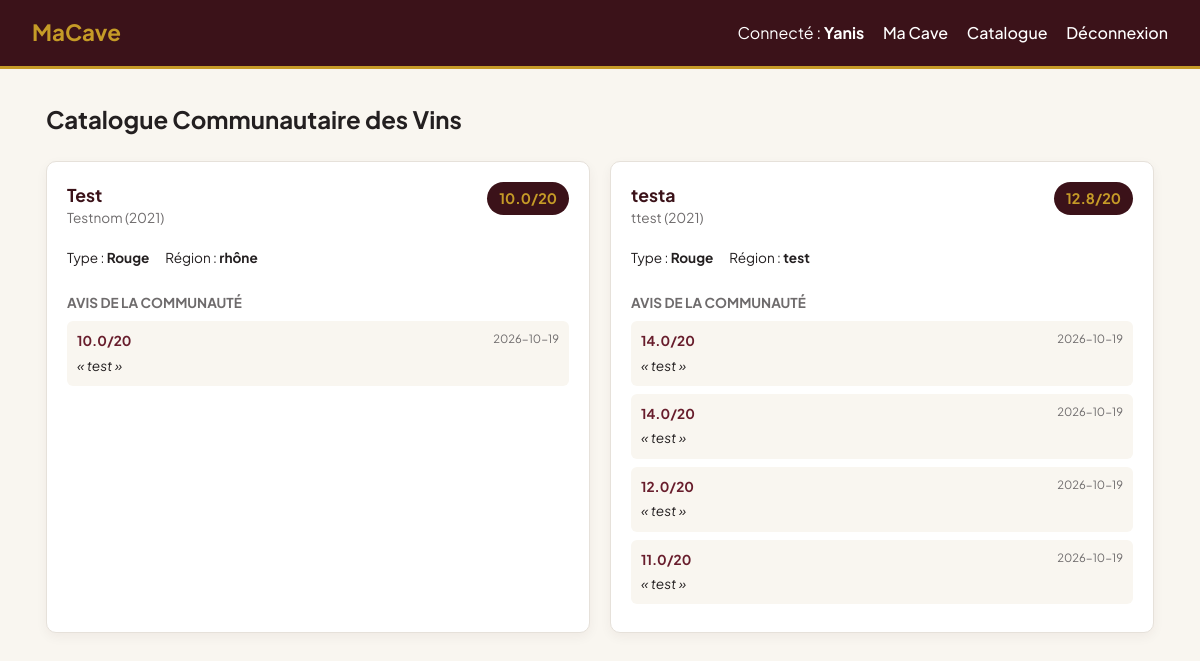
/catalogue (signed in), run on the app's committed database.
### tables this page shows
CREATE TABLE vin (
    id INTEGER PRIMARY KEY AUTOINCREMENT,
    domaine TEXT NOT NULL,
    nom_cuvee TEXT NOT NULL,
    type_vin TEXT NOT NULL CHECK(type_vin IN ('Rouge', 'Blanc', 'Rosé', 'Effervescent')),
    millesime INTEGER NOT NULL,
    region TEXT NOT NULL,
    description TEXT,
    cle_unicite TEXT UNIQUE NOT NULL
);

CREATE TABLE evaluation (
    id INTEGER PRIMARY KEY AUTOINCREMENT,
    user_id INTEGER NOT NULL,
    vin_id INTEGER NOT NULL,
    bouteille_id INTEGER UNIQUE NOT NULL,
    note REAL NOT NULL CHECK(note >= 0 AND note <= 20),
    commentaire TEXT,
    date_eval TEXT NOT NULL,
    FOREIGN KEY(user_id) REFERENCES user(id),
    FOREIGN KEY(vin_id) REFERENCES vin(id),
    FOREIGN KEY(bouteille_id) REFERENCES bouteille(id)
);

### app.py (the view)
@app.route('/catalogue')
def catalogue():
    db = get_connection()
    vins = db.execute("SELECT * FROM vin ORDER BY domaine ASC").fetchall()
    donnees = []
    for v in vins:
        evals = db.execute("SELECT note, commentaire, date_eval FROM evaluation WHERE vin_id = ?", (v['id'],)).fetchall()
        notes = [e['note'] for e in evals]
        donnees.append({
            'vin': v,
            'moyenne': VinMetier.calculer_note_moyenne(notes),
            'evaluations': evals
        })
    db.close()
    return render_template('catalogue.html', catalogue=donnees)

### app.py (called while the page is built)
@app.before_request
def verifier_session():
    routes_libres = ['login', 'register', 'static']
    if request.endpoint and request.endpoint not in routes_libres and 'user_id' not in session:
        return redirect(url_for('login'))

### database.py (called while the page is built)
def get_connection():
    conn = sqlite3.connect(DB_PATH)
    conn.row_factory = sqlite3.Row
    conn.execute("PRAGMA foreign_keys = ON;")
    return conn

### models/vin.py (called while the page is built)
    @staticmethod
    def calculer_note_moyenne(notes: List[float]) -> str:  # <--- Remplacer list[float] par List[float]
        if not notes:
            return "Non évalué"
        return f"{sum(notes) / len(notes):.1f}/20"

### templates/catalogue.html
{% extends 'base.html' %}
{% block content %}
<div class="dashboard-container">
    <h2>Catalogue Communautaire des Vins</h2>
    <div class="catalog-grid">
    {% for c in catalogue %}
        <div class="wine-card">
            <div class="wine-card-header">
                <div>
                    <h3>{{ c.vin.domaine }}</h3>
                    <p class="wine-subtitle">{{ c.vin.nom_cuvee }} ({{ c.vin.millesime }})</p>
                </div>
                <div class="rating-badge">
                    <span class="rating-val">{{ c.moyenne }}</span>
                </div>
            </div>
            <div class="wine-meta">
                <span>Type : <strong>{{ c.vin.type_vin }}</strong></span>
                <span>Région : <strong>{{ c.vin.region }}</strong></span>
            </div>
            <div class="reviews-section">
                <h4>Avis de la communauté</h4>
                <div class="reviews-list">
                {% for ev in c.evaluations %}
                    <div class="review-item">
                        <div class="review-header">
                            <span class="review-score">{{ ev.note }}/20</span>
                            <small class="review-date">{{ ev.date_eval[:10] }}</small>
                        </div>
                        {% if ev.commentaire %}
                            <p class="review-comment">« {{ ev.commentaire }} »</p>
                        {% endif %}
                    </div>
                {% else %}
                    <p class="no-reviews">Aucune dégustation enregistrée.</p>
                {% endfor %}
                </div>
            </div>
        </div>
    {% endfor %}
    </div>
</div>
{% endblock %}

### static/style.css (style rules this page uses)
:root { --wine-dark: #3b1219; --wine-main: #681d2c; --wine-light: #8e2a3e; --wine-bg: #f9f6f0; --card-bg: #ffffff; --text-dark: #231f20; --text-muted: #6e6b6c; --border: #e6e1da; --gold: #c59b27; --radius: 10px; --shadow: 0 4px 12px rgba(59, 18, 25, 0.05); }
* { box-sizing: border-box; margin: 0; padding: 0; }
body { background-color: var(--wine-bg); color: var(--text-dark); font-family: 'Plus Jakarta Sans', -apple-system, sans-serif; line-height: 1.5; }
.dashboard-container { display: flex; flex-direction: column; gap: 24px; }
.catalog-grid { display: grid; grid-template-columns: repeat(auto-fit, minmax(320px, 1fr)); gap: 20px; }
.wine-card { background: #fff; border: 1px solid var(--border); border-radius: var(--radius); padding: 20px; box-shadow: var(--shadow); }
.wine-card-header { display: flex; justify-content: space-between; align-items: flex-start; }
.wine-card h3 { color: var(--wine-dark); font-size: 1.1rem; }
.wine-subtitle { color: var(--text-muted); font-size: 0.85rem; }
.rating-badge { background: var(--wine-dark); color: var(--gold); padding: 6px 12px; border-radius: 20px; font-weight: 700; font-size: 0.9rem; }
.wine-meta { display: flex; gap: 16px; font-size: 0.85rem; margin: 12px 0; padding: 8px 0; border-y: 1px solid var(--border); }
.reviews-section { margin-top: 16px; }
.reviews-section h4 { font-size: 0.85rem; text-transform: uppercase; color: var(--text-muted); margin-bottom: 8px; }
.review-item { background: var(--wine-bg); padding: 10px; border-radius: 6px; margin-bottom: 8px; font-size: 0.85rem; }
.review-header { display: flex; justify-content: space-between; margin-bottom: 4px; }
.review-score { font-weight: 700; color: var(--wine-main); }
.review-date { color: var(--text-muted); }
.review-comment { font-style: italic; color: var(--text-dark); }

### data on the page
vin: vin.domaine "Test", vin.nom_cuvee "Testnom", vin.millesime "2021", vin.type_vin "Rouge", vin.region "rhône"
evaluation: note "10.0", date_eval "2026-10-19", commentaire "test"
vin: vin.domaine "testa", vin.nom_cuvee "ttest", vin.millesime "2021", vin.type_vin "Rouge", vin.region "test"
evaluation: note "14.0", date_eval "2026-10-19", commentaire "test"
evaluation: note "14.0", date_eval "2026-10-19", commentaire "test"
evaluation: note "12.0", date_eval "2026-10-19", commentaire "test"
evaluation: note "11.0", date_eval "2026-10-19", commentaire "test"

### other printed values
{{ session['username'] }} "Yanis"
{{ c.moyenne }} "10.0/20" "12.8/20"
